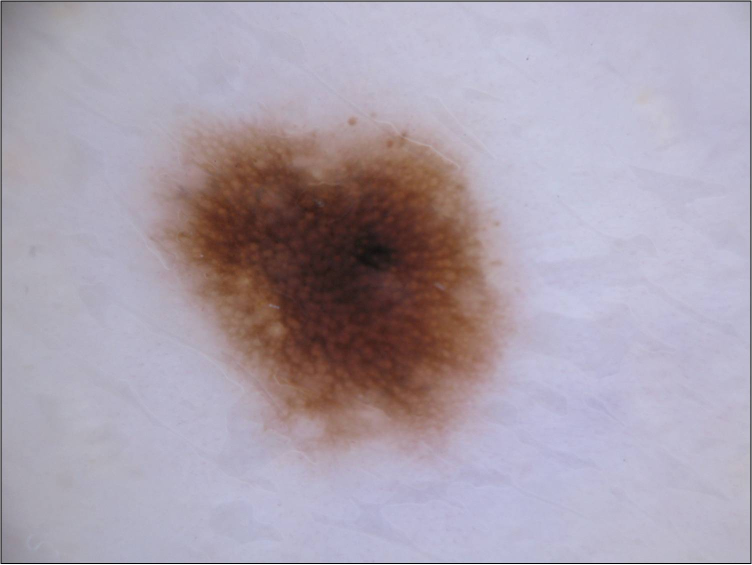
#> input picture data/nevus.jpg, 1504 x 1129 px (shown at 1/2 size)
$ jupyter execute --allow-errors 2024_TP_Unsupervised_2_NMF-kmeans.ipynb
#> lines starting #> are read from the running program, lines starting #| are printed output that depends on the picture; after the words box and inside, x2 and y2 are one past the last pixel; in counts of white or black regions, pixels touching at a corner belong together
## Practical Session - Unsupervised Learning

This Practical session is about unsupervised learning. We will use the dimensionality reduction and clustering techniques presented this morning to analyze both toy examples and real images.

Please answer the questions and complete the code where you see (`XXXXXXXXXX`).

First let's load the functions we will use

[cell 1]
import numpy as np
import numpy.matlib
import math
import matplotlib.pyplot as plt
plt.close('all')

from sklearn.model_selection import train_test_split
from sklearn.neighbors import KNeighborsClassifier
from sklearn.decomposition import NMF
from sklearn.cluster import KMeans
from sklearn.decomposition import PCA
from sklearn.decomposition import FastICA

from scipy import linalg as LA
from scipy.stats import ortho_group
from scipy.stats import gennorm

from skimage.io import imread
from skimage.transform import resize
from skimage.transform import rescale
from skimage import img_as_bool

from mpl_toolkits.axes_grid1 import AxesGrid
from scipy.spatial.distance import dice
from skimage.measure import find_contours

from scipy.io import loadmat

# I - Dimensionnality reduction: NMF

## I - 1) Dataset

You will first work on the same face images as during the practical work 1.

Load the original images present in the files *'YaleB\_32x32.mat'*. This is a small part of the freely available Extended Yale Face Database B downloaded from http://www.cad.zju.edu.cn/home/dengcai/Data/FaceData.html. It contains 2414 cropped images resized to 32x32 pixels. Every image is represented as a vector 1x1024 and all images are stacked in a matrix called data. There are 38 subjects with around 64 near frontal images per individual under different illumination conditions. Once loaded and normalised the data, such that the pixels are between 0 and 1, you can plot images using the function *'imshow'*.

**Goal**

The goal of this part is to evaluate the performance of the dimensionality reduction techniques presented this morning for face recognition. We divide the data-set into two parts, training and test. For every dimensionality reduction technique, you will first extract a set of basis images from your training data-set. Then, you will project the test subjects in this new basis and use the nearest neighbor algorithm to evaluate the performance of the dimensionality reduction technique.

Let's load the data and define a function to plot the faces. If you do not remember how the dataset is constituted, please refer to the previous practical work.

[cell 2]
if 'google.colab' in str(get_ipython()):
  from google_drive_downloader import GoogleDriveDownloader as gdd
  gdd.download_file_from_google_drive(file_id='1rgICXtcIAgDqSoHnNXNZMD_iNABF3RZA',
  dest_path='./YaleB_32x32.mat')
else:
  print('You are not using Colab. Please define working_dir with the absolute path to the folder where you downloaded the data')

# Please modify working_dir only if you are using your Anaconda (and not Google Colab)
Working_directory="./"

#> (the rest of this cell did not finish here and is left out)

## I - 2) NMF

Here you will test Non-negative Matrix factorization. The basis images of the training are in the matrix $W_{train}$ and the scores (or coefficients) to test the performance in $H_{train}$. The test scores are computed as $H_{test}=W_{train}^{-1}X_{test}$.

**Question**

1. Use the scikit-learn implementation to test the performance.
2. Plot the basis images and compare them with respect to the basis images obtained using PCA and ICA in the last practical work. What can you say ?
3. What about the performances of NMF, i.e. computational time and classification accuracy ?
4. Do you think that it is a good idea to use a PCA before the NMF algorithm? Why?

[cell 3]
# NMF (scikit-learn implementation)
Ncomponents = 100
model = NMF(init = 'random', solver = 'mu', n_components = Ncomponents,
            tol = 1e-3, max_iter = 300, random_state = 0)
#> (the rest of this cell did not finish here and is left out)

Implement your own implementation in `NNMFLecture` following the lecture slides. Complete the missing lines (`XXXXXXXXXX`)

[cell 4]
# [77 lines left out: function NNMFLecture, not called in this run]

[cell 5]
# NMF (your own implementation)
Ncomponents = 100
#> (the rest of this cell did not finish here and is left out)

- What do you observe?
- What is the limitation of doing an inversion for Htest_nnmf? How would you avoid that?

## I-3) ICA and NMF in the presence of noise

We will now compare ICA and NMF results in the presence of noise within the dataset. Please note that during the class on ICA, the dataset $X$ was assumed to be noiseless: we were looking for a decomposition such that $X = AS$, and not $X = AS + N$, where $N$ would be a noise term.

1. How do you think that ICA might behave in the presence of noise? You might in particular consider the case of a Gaussian noise N.
2. On the other hand, do you think that NMF behaves better? If so, for what kind of noises?

In the following, we will try to compare the behavior of ICA and NMF in the presence of noise. Do the following:
- add some Gaussian noise to both the training and the testing dataset.
- apply both NMF and ICA (the second architecture you implemented in the previous practical work) on the noisy dataset. For both, you can use 250 features.
- use the NN algorithm to classify the images from the features extracted from ICA and NMF.

Redo the same for different noise levels. Plot a curve of the classification accuracy when either ICA or NMF are used as pre-processing steps. Comment your results.

[cell 6]
sigmaTab = np.array([0, 0.05, 0.1, 0.15, 0.2, 0.25, 0.3, 0.4, 0.5])
scoreNMF = np.zeros(len(sigmaTab))
scoreICA = np.zeros(len(sigmaTab))
scoreICA1 = np.zeros(len(sigmaTab))

#> (the rest of this cell did not finish here and is left out)

[cell 7]
plt.figure(),plt.plot(sigmaTab,scoreNMF)
plt.plot(sigmaTab,scoreICA)
plt.legend(['NMF','ICA'])
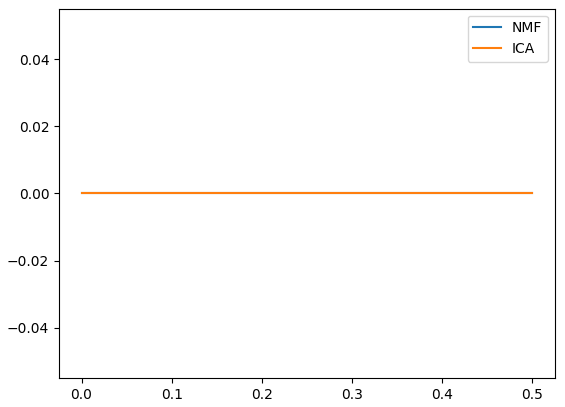
#> figure drawn by matplotlib, 1 panel

# II - Clustering: K-means

We will now work on the K-means algorithm. First, the K-means algorithm will be used to cluster the toy examples datasets of the first practical work. Then, it will be used to segment real images.

## II - 1) Toy examples

Let us first define the toy examples.

[cell 8]
def generate_scenario(scenario=3, n_samples0 = 100, n_samples1 = 30):

    y = np.concatenate((np.zeros([n_samples0,1]) , np.ones([n_samples1,1])) , axis=0)

    if scenario == 1:
        # Separate Gaussian
        mean0 = [2, 3]
        mean1 = [12, 14]
        cov0 = [[1, 1.5], [1.5 ,3]]
        cov1 = 2 ** 2 * np.eye(2)
        X0 = np.random.multivariate_normal(mean0, cov0, n_samples0, check_valid='raise')
        X1 = np.random.multivariate_normal(mean1, cov1, n_samples1, check_valid='raise')

    elif scenario == 2:
        # Overlapping Gaussian
        mean0 = [2, 3]
        mean1 = [5, 7]
        cov0 = [[1, 1.5], [1.5 ,3]]
        cov1 = [[2, 3], [3 ,6]]
        X0 = np.random.multivariate_normal(mean0, cov0, n_samples0, check_valid='raise')
        X1 = np.random.multivariate_normal(mean1, cov1, n_samples1, check_valid='raise')


    elif scenario == 3:
        # Overlapping Gaussian
        mean0 = [0, 0]
        mean1 = [0, 0]
        cov0 = [[50, 15], [15, 6]]#cov0 = [[50, 4], [4, 2]]
        cov1 = [[2, 0], [0 ,50]]#cov1 = [[2, 0], [0 ,50]]
        X0 = np.random.multivariate_normal(mean0, cov0, n_samples0, check_valid='raise')
        X1 = np.random.multivariate_normal(mean1, cov1, n_samples1, check_valid='raise')


    elif scenario == 4:
        # Circles
        # 1 circle
        angle0 = np.linspace(0, 2 * np.pi, n_samples0);
        X0 = np.vstack((8*np.cos(angle0) , 8*np.sin(angle0))).T

        # 2 circle
        angle1 = np.linspace(0, 2 * np.pi, n_samples1);
        X1 = np.vstack((2*np.cos(angle1) , 2*np.sin(angle1))).T

    return X0,X1,y

# [36 lines left out: function plotResults, not called in this run]


def frontiere(model, X, y, step=50):

    yKmeans = model.predict(X)

    labels = np.unique(y)

    min_tot = np.min(X)
    max_tot = np.max(X)
    delta = (max_tot - min_tot) / step
    xx, yy = np.meshgrid(np.arange(min_tot, max_tot, delta),
                         np.arange(min_tot, max_tot, delta))
    z = np.array( model.predict(np.c_[xx.ravel(), yy.ravel() ]) )
    z = z.reshape(xx.shape)

    plt.imshow(z, origin='lower', extent=[min_tot, max_tot, min_tot, max_tot],
               interpolation="mitchell", cmap='RdBu')

    cbar = plt.colorbar(ticks = labels)
    cbar.ax.set_yticklabels(labels)

    plt.scatter(X[np.where(yKmeans == 0)[0],0],X[np.where(yKmeans == 0)[0],1],c='r', label='Predicted class 0')
    plt.scatter(X[np.where(yKmeans == 1)[0],0],X[np.where(yKmeans == 1)[0],1],c='b', label='Predicted class 1')

    plt.ylim([min_tot, max_tot])
    plt.xlim([min_tot, max_tot])

Now, create the data we will use.

[cell 9]
# Generating the data for each scenario
X0_sc1, X1_sc1, y_sc1 = generate_scenario(scenario=1, n_samples0=350, n_samples1=350)
X_sc1 = np.concatenate((X0_sc1, X1_sc1), axis=0)

X0_sc2, X1_sc2, y_sc2 = generate_scenario(scenario=2, n_samples0=350, n_samples1=350)
X_sc2 = np.concatenate((X0_sc2, X1_sc2), axis=0)

X0_sc3, X1_sc3, y_sc3 = generate_scenario(scenario=3, n_samples0=350, n_samples1=350)
X_sc3 = np.concatenate((X0_sc3, X1_sc3), axis=0)

X0_sc4, X1_sc4, y_sc4 = generate_scenario(scenario=4, n_samples0=350, n_samples1=350)
X_sc4 = np.concatenate((X0_sc4, X1_sc4), axis=0)

Use the K-means to find the different clusters in the dataset. K-means will be used on X and we will check whether it can well separate the two classes.

[cell 10]
plt.figure(figsize=(18, 8))

# Plotting the data for each scenario in a 1x4 grid
plt.subplot(2, 4, 1)
plt.scatter(X0_sc1[:,0], X0_sc1[:,1], c='r', label='Class 0')
plt.scatter(X1_sc1[:,0], X1_sc1[:,1], c='b', label='Class 1')
plt.title('Scenario 1')
plt.legend()

plt.subplot(2, 4, 2)
plt.scatter(X0_sc2[:,0], X0_sc2[:,1], c='r', label='Class 0')
plt.scatter(X1_sc2[:,0], X1_sc2[:,1], c='b', label='Class 1')
plt.title('Scenario 2')
plt.legend()

plt.subplot(2, 4, 3)
plt.scatter(X0_sc3[:,0], X0_sc3[:,1], c='r', label='Class 0')
plt.scatter(X1_sc3[:,0], X1_sc3[:,1], c='b', label='Class 1')
plt.title('Scenario 3')
plt.legend()

plt.subplot(2, 4, 4)
plt.scatter(X0_sc4[:,0], X0_sc4[:,1], c='r', label='Class 0')
plt.scatter(X1_sc4[:,0], X1_sc4[:,1], c='b', label='Class 1')
plt.title('Scenario 4')
plt.legend()

# Obtaining K-means for each scenario
kmeans_sc1 = KMeans(n_clusters = 2)
yKmeans_sc1 = kmeans_sc1.fit_predict(X_sc1)

kmeans_sc2 = KMeans(n_clusters = 2)
yKmeans_sc2 = kmeans_sc2.fit_predict(X_sc2)

kmeans_sc3 = KMeans(n_clusters = 2)
yKmeans_sc3 = kmeans_sc3.fit_predict(X_sc3)

kmeans_sc4 = KMeans(n_clusters = 2)
yKmeans_sc4 = kmeans_sc4.fit_predict(X_sc4)

# Plotting the K-means results for each scenario in a 1x4 grid
plt.subplot(2, 4, 5)
frontiere(kmeans_sc1, X_sc1, yKmeans_sc1, step=50)
plt.scatter(kmeans_sc1.cluster_centers_[:,0], kmeans_sc1.cluster_centers_[:,1], c='g', label='Centroids')
plt.title('K-means Scenario 1')

plt.subplot(2, 4, 6)
frontiere(kmeans_sc2, X_sc2, yKmeans_sc2)
plt.scatter(kmeans_sc2.cluster_centers_[:,0], kmeans_sc2.cluster_centers_[:,1], c='g', label='Centroids')
plt.title('K-means Scenario 2')

plt.subplot(2, 4, 7)
frontiere(kmeans_sc3, X_sc3, yKmeans_sc3)
plt.scatter(kmeans_sc3.cluster_centers_[:,0], kmeans_sc3.cluster_centers_[:,1], c='g', label='Centroids')
plt.title('K-means Scenario 3')

plt.subplot(2, 4, 8)
frontiere(kmeans_sc4, X_sc4, yKmeans_sc4, step=50)
plt.scatter(kmeans_sc4.cluster_centers_[:,0], kmeans_sc4.cluster_centers_[:,1], c='g', label='Centroids')
plt.title('K-means Scenario 4')

plt.tight_layout()
plt.show()
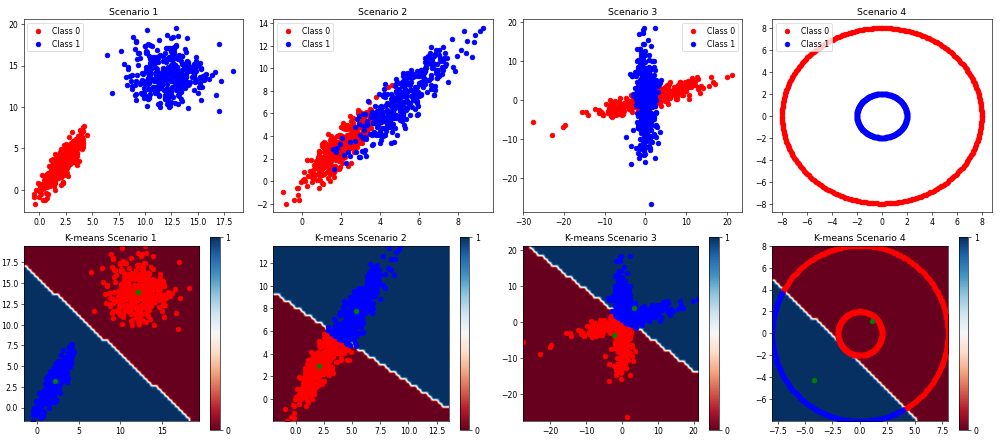
#> figure drawn by matplotlib, 12 panels

 **Question:**
1. Does it work well in all scenarios ? Why ? Is it always easy to define the correct number of clusters ?

Now, implement your own K-means using the Lloyd's algorithm.

[cell 11]
def KMeansLecture(X, K=2, tol=1e-4):
    # Initialize centroids randomly
    centroids = X[np.random.choice(X.shape[0], K, replace=False)]

    # Initialize cluster assignments
    yKmeans = np.zeros(X.shape[0])

    # Initialize convergence flag
    converged = False

    while not converged:
        # Assign each data point to the nearest centroid
        for i in range(X.shape[0]):
            distances = np.linalg.norm(X[i] - centroids, axis=1)
            yKmeans[i] = np.argmin(distances)

        # Update centroids
        new_centroids = np.array([X[yKmeans == k].mean(axis=0) for k in range(K)])

        # Check convergence
        if np.linalg.norm(new_centroids - centroids) < tol:
            converged = True

        # Update centroids
        centroids = new_centroids

    return yKmeans, centroids

Now, test your K-means algorithm.

[cell 12]
Ncluster = 2  # choose a number of clusters

plt.figure(figsize=(18, 5))

for scenario in range(1, 5):
    # Generate data for the current scenario
    X0, X1, y = generate_scenario(scenario=scenario, n_samples0=350, n_samples1=350)
    X = np.concatenate((X0, X1), axis=0)

    # Perform K-means clustering
    yKmeans, muTab = KMeansLecture(X, K=Ncluster, tol=1e-4)

    # Plot the original data and the K-means results
    plt.subplot(1, 4, scenario)
    plt.scatter(X[np.where(y == 0)[0], 0], X[np.where(y == 0)[0], 1], c='r', label='Class 0')
    plt.scatter(X[np.where(y == 1)[0], 0], X[np.where(y == 1)[0], 1], c='b', label='Class 1')
    plt.scatter(X[np.where(yKmeans == 0)[0], 0], X[np.where(yKmeans == 0)[0], 1], c='r', label='Predicted class 0')
    plt.scatter(X[np.where(yKmeans == 1)[0], 0], X[np.where(yKmeans == 1)[0], 1], c='b', label='Predicted class 1')
    plt.title(f'Scenario {scenario}')
    plt.legend()

plt.tight_layout()
plt.show()
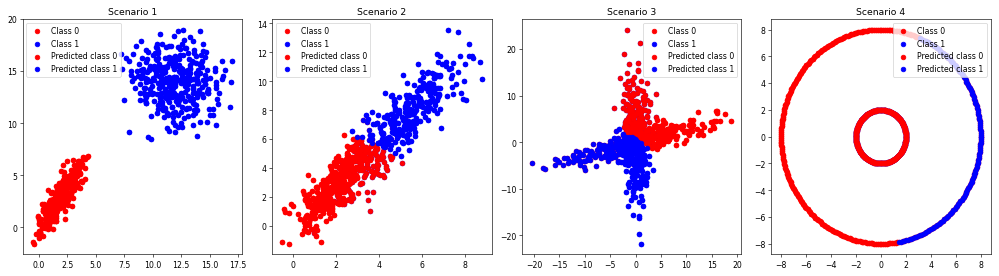
#> figure drawn by matplotlib, 4 panels

## II-2) K-means for skin lesion segmentation

In this section, you will use the K-means to segment skin lesion images. You will use two images from the ISIC dataset (www.isic-archive.com), one nevus and one melanoma with their respetive manual segmentation.

**Goal**

The goal of this section is to delineate the contours (i.e. segment) of the skin lesions using k-means.

Let's first load the data. The images are rescaled so that the computations are faster.

[cell 13]
if 'google.colab' in str(get_ipython()):
  from google_drive_downloader import GoogleDriveDownloader as gdd
  gdd.download_file_from_google_drive(file_id='1_TeYzLLDoKbPX4xXAOAM_mQiT2nLHgvp',
  dest_path='./data/nevus.jpg')
  gdd.download_file_from_google_drive(file_id='1iQZdUiuK_FwZ7mik7LB3eN_H_IUc5l7b',
  dest_path='./data/nevus-seg.jpg')
  gdd.download_file_from_google_drive(file_id='1yZ46UzGhwO7g5T8397JpewBl6UqgRo5J',
  dest_path='./data/melanoma.jpg')
  gdd.download_file_from_google_drive(file_id='1B2Ol92mBcHN6ah3bpoucBbBbHkPMGC8D',
  dest_path='./data/melanoma-seg.png')
else:
  print('You are not using Colab. Please define working_dir with the absolute path to the folder where you downloaded the data')

# Please modify working_dir only if you are using your Anaconda (and not Google Colab)
Working_directory="./data/"


# Nevus
nevus = imread(Working_directory + 'nevus.jpg')
#> nevus is the input picture: shape (1129, 1504, 3); mean R, G, B 170.3, 160.3, 173.1
nevus=nevus[2:-2,2:-2,:] # remove border (it contains artifacts)
#> nevus: shape (1125, 1500, 3)
nevusMask = imread(Working_directory + 'nevus-seg.jpg')
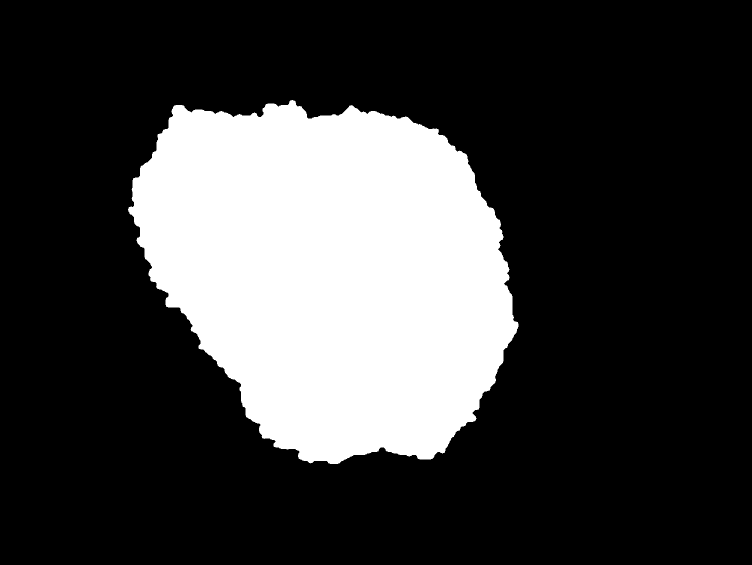
#> input picture data/nevus-seg.jpg, 1504 x 1129 px (shown at 1/2 size)
#> nevusMask is the input picture: shape (1129, 1504); min 0, max 255, mean 62.4
nevusMask=nevusMask[2:-2,2:-2] # remove border (it contains artifacts)
#> nevusMask: shape (1125, 1500)
# We rescale to speed up computations
nevus = rescale(nevus, 0.25, channel_axis = 2,anti_aliasing=True)
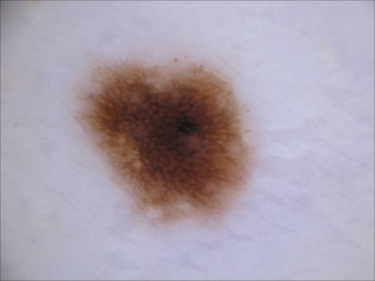
#> nevus: shape (281, 375, 3) float64; mean R, G, B 0.67, 0.63, 0.681
# We need all these options to preserve the binary values
nevusMask = rescale(nevusMask, 0.25, anti_aliasing=False, order=0,  preserve_range=True)
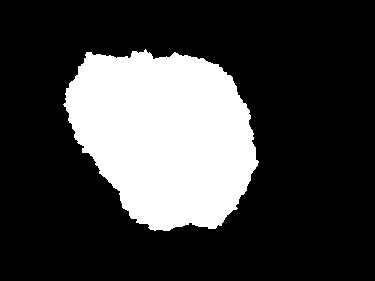
#> nevusMask: shape (281, 375); min 0, max 255, mean 62.8
nevusMask_boolean = (nevusMask/255).astype(np.uint8) # To get uint8
#> nevusMask_boolean: shape (281, 375); values 0 (black) and 1 (white), 24.6% white; 1 white region, box (x1, y1, x2, y2) and area: (63, 49, 259, 231) 25914
nevusMask_expand = np.expand_dims(nevusMask_boolean, axis=2) # To have a 3 channels boolean mask

# Melanoma
melanoma = imread(Working_directory + 'melanoma.jpg')
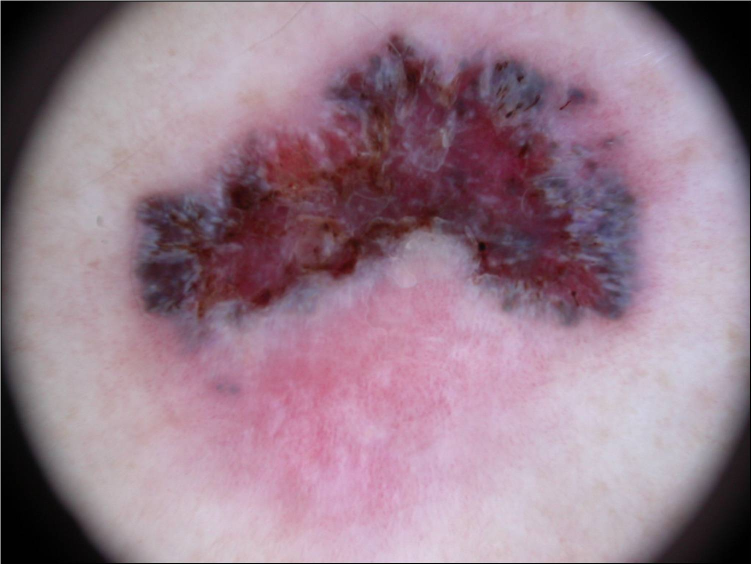
#> input picture data/melanoma.jpg, 1503 x 1129 px (shown at 1/2 size)
#> melanoma is the input picture: shape (1129, 1503, 3); mean R, G, B 151.9, 125.2, 140.2
melanoma=melanoma[2:-2,2:-2,:] # remove border (it contains artifacts)
#> melanoma: shape (1125, 1499, 3)
melanomaMask = imread(Working_directory + 'melanoma-seg.png')
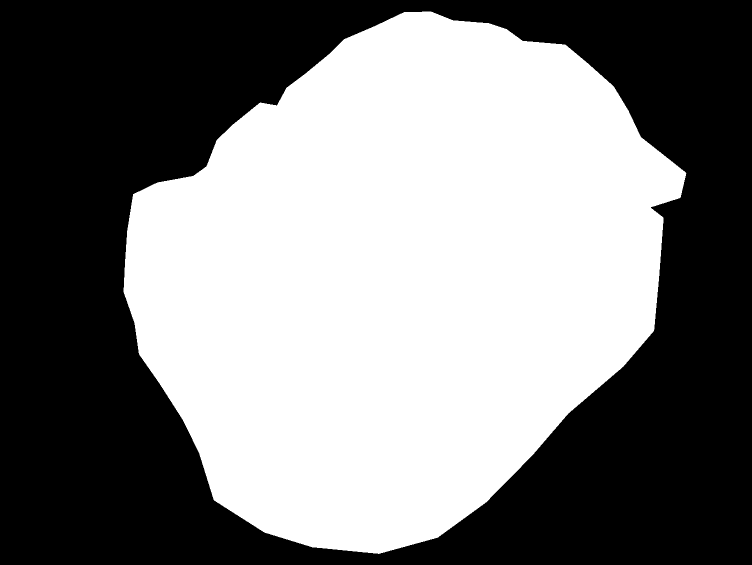
#> input picture data/melanoma-seg.png, 1503 x 1129 px (shown at 1/2 size)
#> melanomaMask: shape (1129, 1503); 49.8% white; 1 white region, box (x1, y1, x2, y2) and area: (247, 23, 1373, 1108) 844635
melanomaMask=melanomaMask[2:-2,2:-2] # remove border (it contains artifacts)
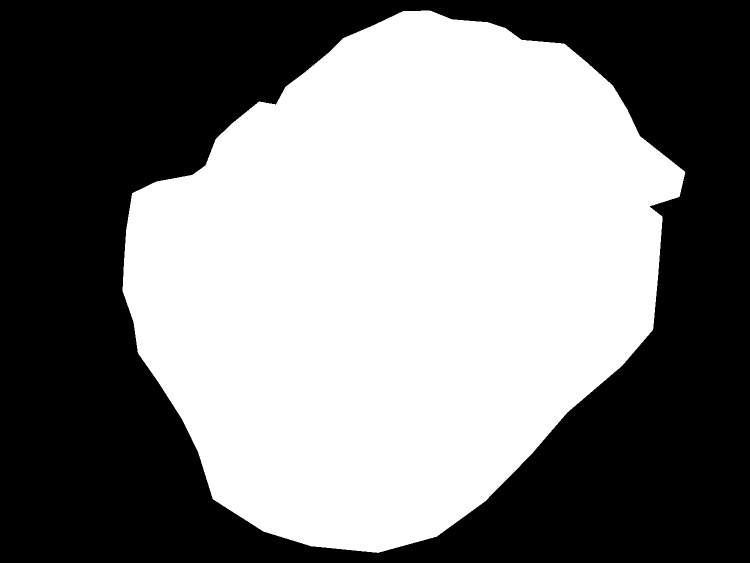
#> melanomaMask: shape (1125, 1499) (shown at 1/2 size); 50.1% white; 1 black region, box (x1, y1, x2, y2) and area: (0, 0, 1499, 1125) 841740
melanoma = rescale(melanoma, 0.25, channel_axis = 2,anti_aliasing=True)
#> melanoma: shape (281, 375, 3) float64
melanomaMask = rescale(melanomaMask, 0.25, anti_aliasing=False, order=0,  preserve_range=True)
#> melanomaMask: shape (281, 375); 50.1% white; 1 black region, box (x1, y1, x2, y2) and area: (0, 0, 375, 281) 52582
#> (the rest of the program and of its run is left out)
